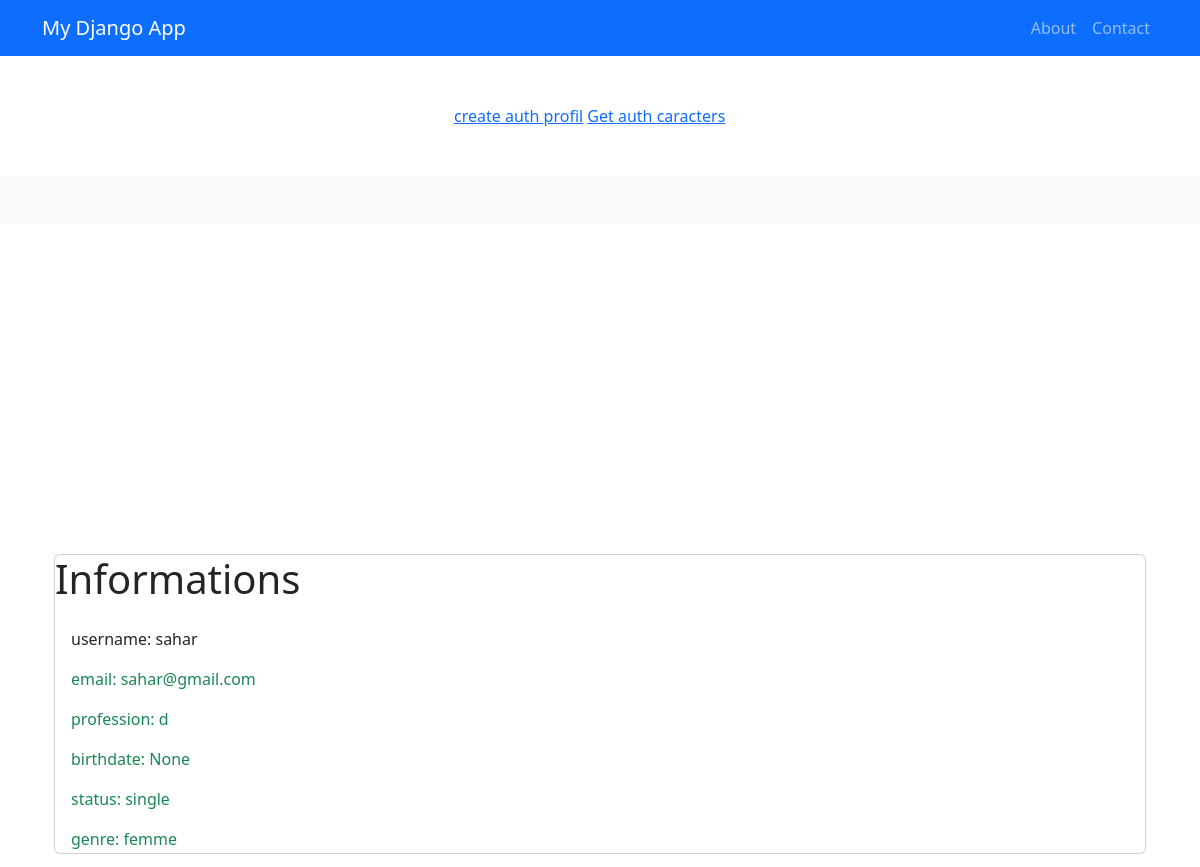
/get_user_profil/22/ (signed in), run on the app's committed database.
### marriage_tun/models.py (models this page shows)
class UserRegister(AbstractUser):
    HOMME = 'homme'
    FEMME = 'femme'
    GENRE = [
        (HOMME, 'Homme'),
        (FEMME, 'Femme')
    ]
    SINGLE = 'single'
    MARRIED = 'married'
    DIVORCED = 'divorced'
    STATUS = [
        (SINGLE,'single'),
        (MARRIED,'married'),
        (DIVORCED,'divorced')
    ]
    genre = models.CharField(max_length=200, choices=GENRE)
    profil_photo = models.ImageField(upload_to='profile_pics/', blank=True, null=True, default='profile_pics/aucun_photo.png')
    phone_number = models.CharField(max_length=100)
    address = models.CharField(max_length=100)
    profession = models.CharField(max_length=100)
    status = models.CharField(max_length=200, choices=STATUS)
    birthdate = models.DateField(null=True, blank=True)
    spiritual_belief = models.CharField(max_length=100, choices=[
        ('Agnostic', 'Agnostic'),
        ('Atheist', 'Atheist'),
        ('Christian', 'Christian'),
        ('Muslim', 'Muslim'),
        ('Hindu', 'Hindu'),
        ('Buddhist', 'Buddhist'),
        ('Other', 'Other')
    ], blank=True, null=True)

### marriage_tun/views.py (the view)
# urls.py: path('get_user_profil/<int:id>/', views.get_user_profil , name="get_user_profil"),
@login_required
def get_user_profil(request,id):
    user = UserRegister.objects.get(id=id)
    return render(request, "marriage_tun/get_other_user_profil.html",{"user":user})

### marriage_tun/templates/marriage_tun/get_other_user_profil.html (shortened to what this page needs)
{% extends "marriage_tun/base.html" %}
{% block content %}
<div class="container">
{% if user.profil_photo %}
    <img src="{{ profil_photo_url }}" alt="Profil photo" class="img-fluid  mx-auto d-block float-start"  style="width:400px;height:400px; border-radius:50%;" />
{% else %}
    <p>No profile photo available</p>
{% endif %}
 <div class="card float-end" style="height:300px;width:100%; position:relative;top:50px;">
 <h1 class="card-title ">Informations</h1>
 <div class="card-body">
 <p class="card-text" class="text-success"> username: {{user.username}}</p>
   <p class="text-success card-text">email: {{user.email}}</p>
     <p class="text-success card-text"> profession: {{user.profession}}</p>
       <p class="text-success card-text">birthdate: {{user.birthdate}}</p>
        <p class="text-success card-text"> status: {{user.status}}</p>
          <p class="text-success card-text"> genre: {{user.genre}}</div></div>
</div>
<a href="{% url 'create_auth_profil'    %}">create auth profil</a>
<a href="{% url 'get_auth_caracters'    %}">Get auth caracters</a>
{% endblock content  %}

### data on the page
UserRegister: username "sahar", email "sahar@gmail.com", profession "d", birthdate "None", status "single", genre "femme"
